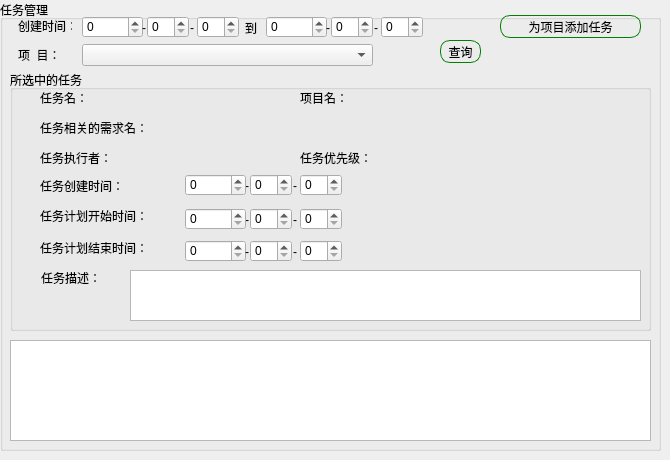
    <widget class="QWidget" name="page_17">
     <widget class="QGroupBox" name="groupBox_17">
      <property name="geometry">
       <rect>
        <x>0</x>
        <y>0</y>
        <width>661</width>
        <height>451</height>
       </rect>
      </property>
      <property name="title">
       <string>任务管理</string>
      </property>
      <widget class="QLabel" name="label_89">
       <property name="geometry">
        <rect>
         <x>190</x>
         <y>20</y>
         <width>16</width>
         <height>16</height>
        </rect>
       </property>
       <property name="text">
        <string>-</string>
       </property>
      </widget>
      <widget class="QSpinBox" name="TaskManagerEndYear">
       <property name="geometry">
        <rect>
         <x>266</x>
         <y>16</y>
         <width>61</width>
         <height>22</height>
        </rect>
       </property>
      </widget>
      <widget class="QSpinBox" name="TaskManagerStartYear">
       <property name="geometry">
        <rect>
         <x>82</x>
         <y>16</y>
         <width>61</width>
         <height>22</height>
        </rect>
       </property>
      </widget>
      <widget class="QLabel" name="label_90">
       <property name="geometry">
        <rect>
         <x>326</x>
         <y>20</y>
         <width>16</width>
         <height>16</height>
        </rect>
       </property>
       <property name="text">
        <string>-</string>
       </property>
      </widget>
      <widget class="QLabel" name="label_91">
       <property name="geometry">
        <rect>
         <x>142</x>
         <y>20</y>
         <width>16</width>
         <height>16</height>
        </rect>
       </property>
       <property name="text">
        <string>-</string>
       </property>
      </widget>
      <widget class="QLabel" name="label_92">
       <property name="geometry">
        <rect>
         <x>374</x>
         <y>20</y>
         <width>16</width>
         <height>16</height>
        </rect>
       </property>
       <property name="text">
        <string>-</string>
       </property>
      </widget>
      <widget class="QSpinBox" name="TaskManagerStartMonth">
       <property name="geometry">
        <rect>
         <x>147</x>
         <y>16</y>
         <width>42</width>
         <height>22</height>
        </rect>
       </property>
      </widget>
      <widget class="QPushButton" name="BtnRequestManagerSelection_2">
       <property name="geometry">
        <rect>
         <x>440</x>
         <y>40</y>
         <width>41</width>
         <height>23</height>
        </rect>
       </property>
       <property name="styleSheet">
        <string notr="true">border: 1px solid green;
border-radius:10px;
</string>
       </property>
       <property name="text">
        <string>查询</string>
       </property>
      </widget>
      <widget class="QSpinBox" name="TaskManagerStartDay">
       <property name="geometry">
        <rect>
         <x>197</x>
         <y>16</y>
         <width>42</width>
         <height>22</height>
        </rect>
       </property>
      </widget>
      <widget class="QSpinBox" name="TaskManagerEndMonth">
       <property name="geometry">
        <rect>
         <x>331</x>
         <y>16</y>
         <width>42</width>
         <height>22</height>
        </rect>
       </property>
      </widget>
      <widget class="QSpinBox" name="TaskManagerEndDay">
       <property name="geometry">
        <rect>
         <x>381</x>
         <y>16</y>
         <width>42</width>
         <height>22</height>
        </rect>
       </property>
      </widget>
      <widget class="QLabel" name="label_94">
       <property name="geometry">
        <rect>
         <x>18</x>
         <y>20</y>
         <width>54</width>
         <height>12</height>
        </rect>
       </property>
       <property name="styleSheet">
        <string notr="true"/>
       </property>
       <property name="text">
        <string>创建时间：</string>
       </property>
      </widget>
      <widget class="QLabel" name="label_107">
       <property name="geometry">
        <rect>
         <x>245</x>
         <y>20</y>
         <width>21</width>
         <height>16</height>
        </rect>
       </property>
       <property name="styleSheet">
        <string notr="true"/>
       </property>
       <property name="text">
        <string>到</string>
       </property>
      </widget>
      <widget class="QTableWidget" name="tableProTask">
       <property name="geometry">
        <rect>
         <x>10</x>
         <y>340</y>
         <width>641</width>
         <height>101</height>
        </rect>
       </property>
      </widget>
      <widget class="QComboBox" name="TaskCombo">
       <property name="geometry">
        <rect>
         <x>82</x>
         <y>44</y>
         <width>291</width>
         <height>22</height>
        </rect>
       </property>
      </widget>
      <widget class="QLabel" name="label_209">
       <property name="geometry">
        <rect>
         <x>18</x>
         <y>49</y>
         <width>54</width>
         <height>12</height>
        </rect>
       </property>
       <property name="styleSheet">
        <string notr="true"/>
       </property>
       <property name="text">
        <string>项  目：</string>
       </property>
      </widget>
      <widget class="QPushButton" name="BtnAddProTask">
       <property name="geometry">
        <rect>
         <x>500</x>
         <y>15</y>
         <width>141</width>
         <height>23</height>
        </rect>
       </property>
       <property name="styleSheet">
        <string notr="true">border: 1px solid green;
border-radius:10px;
</string>
       </property>
       <property name="text">
        <string>为项目添加任务</string>
       </property>
      </widget>
      <widget class="QLabel" name="proTaskInfo">
       <property name="geometry">
        <rect>
         <x>500</x>
         <y>40</y>
         <width>121</width>
         <height>21</height>
        </rect>
       </property>
       <property name="styleSheet">
        <string notr="true">color:rgb(255,0,0);
font: 75 10pt &quot;黑体&quot;;</string>
       </property>
       <property name="text">
        <string/>
       </property>
      </widget>
      <widget class="QGroupBox" name="groupBox_24">
       <property name="geometry">
        <rect>
         <x>10</x>
         <y>70</y>
         <width>641</width>
         <height>261</height>
        </rect>
       </property>
       <property name="title">
        <string>所选中的任务</string>
       </property>
       <widget class="QLabel" name="MonthlyName_5">
        <property name="geometry">
         <rect>
          <x>63</x>
          <y>19</y>
          <width>81</width>
          <height>20</height>
         </rect>
        </property>
        <property name="text">
         <string/>
        </property>
       </widget>
       <widget class="QLabel" name="MonthlyDate_5">
        <property name="geometry">
         <rect>
          <x>213</x>
          <y>18</y>
          <width>91</width>
          <height>20</height>
         </rect>
        </property>
        <property name="text">
         <string/>
        </property>
       </widget>
       <widget class="QSpinBox" name="planEndDayTask">
        <property name="geometry">
         <rect>
          <x>290</x>
          <y>170</y>
          <width>42</width>
          <height>22</height>
         </rect>
        </property>
       </widget>
       <widget class="QLabel" name="label_181">
        <property name="geometry">
         <rect>
          <x>235</x>
          <y>108</y>
          <width>16</width>
          <height>16</height>
         </rect>
        </property>
        <property name="text">
         <string>-</string>
        </property>
       </widget>
       <widget class="QLabel" name="label_182">
        <property name="geometry">
         <rect>
          <x>290</x>
          <y>80</y>
          <width>91</width>
          <height>16</height>
         </rect>
        </property>
        <property name="styleSheet">
         <string notr="true">font: 75 11pt &quot;黑体&quot;;
color:rgb(0, 0, 0);</string>
        </property>
        <property name="text">
         <string>任务优先级：</string>
        </property>
       </widget>
       <widget class="QLabel" name="label_180">
        <property name="geometry">
         <rect>
          <x>30</x>
          <y>80</y>
          <width>91</width>
          <height>16</height>
         </rect>
        </property>
        <property name="styleSheet">
         <string notr="true">font: 75 11pt &quot;黑体&quot;;
color:rgb(0, 0, 0);</string>
        </property>
        <property name="text">
         <string>任务执行者：</string>
        </property>
       </widget>
       <widget class="QSpinBox" name="planStartDayTask">
        <property name="geometry">
         <rect>
          <x>290</x>
          <y>138</y>
          <width>42</width>
          <height>22</height>
         </rect>
        </property>
       </widget>
       <widget class="QSpinBox" name="planEndYearTask">
        <property name="geometry">
         <rect>
          <x>175</x>
          <y>170</y>
          <width>61</width>
          <height>22</height>
         </rect>
        </property>
       </widget>
       <widget class="QSpinBox" name="createMonthTask">
        <property name="geometry">
         <rect>
          <x>240</x>
          <y>104</y>
          <width>42</width>
          <height>22</height>
         </rect>
        </property>
       </widget>
       <widget class="QSpinBox" name="createDayTask">
        <property name="geometry">
         <rect>
          <x>290</x>
          <y>104</y>
          <width>42</width>
          <height>22</height>
         </rect>
        </property>
       </widget>
       <widget class="QLabel" name="label_183">
        <property name="geometry">
         <rect>
          <x>31</x>
          <y>200</y>
          <width>71</width>
          <height>16</height>
         </rect>
        </property>
        <property name="styleSheet">
         <string notr="true">font: 75 11pt &quot;黑体&quot;;
color:rgb(0, 0, 0);</string>
        </property>
        <property name="text">
         <string>任务描述：</string>
        </property>
       </widget>
       <widget class="QLabel" name="label_3">
        <property name="geometry">
         <rect>
          <x>290</x>
          <y>20</y>
          <width>71</width>
          <height>16</height>
         </rect>
        </property>
        <property name="styleSheet">
         <string notr="true">font: 75 11pt &quot;黑体&quot;;
color:rgb(0, 0, 0);</string>
        </property>
        <property name="text">
         <string>项目名：</string>
        </property>
       </widget>
       <widget class="QLabel" name="label_184">
        <property name="geometry">
         <rect>
          <x>30</x>
          <y>20</y>
          <width>71</width>
          <height>16</height>
         </rect>
        </property>
        <property name="styleSheet">
         <string notr="true">font: 75 11pt &quot;黑体&quot;;
color:rgb(0, 0, 0);</string>
        </property>
        <property name="text">
         <string>任务名：</string>
        </property>
       </widget>
       <widget class="QSpinBox" name="planStartMonthTask">
        <property name="geometry">
         <rect>
          <x>240</x>
          <y>138</y>
          <width>42</width>
          <height>22</height>
         </rect>
        </property>
       </widget>
       <widget class="QSpinBox" name="createYearTask">
        <property name="geometry">
         <rect>
          <x>175</x>
          <y>104</y>
          <width>61</width>
          <height>22</height>
         </rect>
        </property>
       </widget>
       <widget class="QLabel" name="label_174">
        <property name="geometry">
         <rect>
          <x>235</x>
          <y>142</y>
          <width>16</width>
          <height>16</height>
         </rect>
        </property>
        <property name="text">
         <string>-</string>
        </property>
       </widget>
       <widget class="QSpinBox" name="planEndMonthTask">
        <property name="geometry">
         <rect>
          <x>240</x>
          <y>170</y>
          <width>42</width>
          <height>22</height>
         </rect>
        </property>
       </widget>
       <widget class="QLabel" name="label_175">
        <property name="geometry">
         <rect>
          <x>235</x>
          <y>174</y>
          <width>16</width>
          <height>16</height>
         </rect>
        </property>
        <property name="text">
         <string>-</string>
        </property>
       </widget>
       <widget class="QLabel" name="label_177">
        <property name="geometry">
         <rect>
          <x>283</x>
          <y>142</y>
          <width>16</width>
          <height>16</height>
         </rect>
        </property>
        <property name="text">
         <string>-</string>
        </property>
       </widget>
       <widget class="QLabel" name="label_178">
        <property name="geometry">
         <rect>
          <x>30</x>
          <y>50</y>
          <width>141</width>
          <height>16</height>
         </rect>
        </property>
        <property name="styleSheet">
         <string notr="true">font: 75 11pt &quot;黑体&quot;;
color:rgb(0, 0, 0);</string>
        </property>
        <property name="text">
         <string>任务相关的需求名：</string>
        </property>
       </widget>
       <widget class="QLabel" name="label_176">
        <property name="geometry">
         <rect>
          <x>30</x>
          <y>138</y>
          <width>141</width>
          <height>16</height>
         </rect>
        </property>
        <property name="styleSheet">
         <string notr="true">font: 75 11pt &quot;黑体&quot;;
color:rgb(0, 0, 0);</string>
        </property>
        <property name="text">
         <string>任务计划开始时间：</string>
        </property>
       </widget>
       <widget class="QLabel" name="label_171">
        <property name="geometry">
         <rect>
          <x>283</x>
          <y>108</y>
          <width>16</width>
          <height>16</height>
         </rect>
        </property>
        <property name="text">
         <string>-</string>
        </property>
       </widget>
       <widget class="QLabel" name="label_179">
        <property name="geometry">
         <rect>
          <x>30</x>
          <y>170</y>
          <width>141</width>
          <height>16</height>
         </rect>
        </property>
        <property name="styleSheet">
         <string notr="true">font: 75 11pt &quot;黑体&quot;;
color:rgb(0, 0, 0);</string>
        </property>
        <property name="text">
         <string>任务计划结束时间：</string>
        </property>
       </widget>
       <widget class="QLabel" name="label_172">
        <property name="geometry">
         <rect>
          <x>30</x>
          <y>108</y>
          <width>141</width>
          <height>16</height>
         </rect>
        </property>
        <property name="styleSheet">
         <string notr="true">font: 75 11pt &quot;黑体&quot;;
color:rgb(0, 0, 0);</string>
        </property>
        <property name="text">
         <string>任务创建时间：</string>
        </property>
       </widget>
       <widget class="QSpinBox" name="planStartYearTask">
        <property name="geometry">
         <rect>
          <x>175</x>
          <y>138</y>
          <width>61</width>
          <height>22</height>
         </rect>
        </property>
       </widget>
       <widget class="QLabel" name="label_173">
        <property name="geometry">
         <rect>
          <x>283</x>
          <y>174</y>
          <width>16</width>
          <height>16</height>
         </rect>
        </property>
        <property name="text">
         <string>-</string>
        </property>
       </widget>
       <widget class="QTextBrowser" name="describeTask">
        <property name="geometry">
         <rect>
          <x>120</x>
          <y>200</y>
          <width>511</width>
          <height>51</height>
         </rect>
        </property>
       </widget>
       <widget class="QLabel" name="nameTask">
        <property name="geometry">
         <rect>
          <x>90</x>
          <y>20</y>
          <width>191</width>
          <height>20</height>
         </rect>
        </property>
        <property name="styleSheet">
         <string notr="true">font: 75 11pt &quot;黑体&quot;;
text-decoration: underline;</string>
        </property>
        <property name="text">
         <string/>
        </property>
       </widget>
       <widget class="QLabel" name="proNameTask">
        <property name="geometry">
         <rect>
          <x>350</x>
          <y>20</y>
          <width>191</width>
          <height>20</height>
         </rect>
        </property>
        <property name="styleSheet">
         <string notr="true">font: 75 11pt &quot;黑体&quot;;
text-decoration: underline;</string>
        </property>
        <property name="text">
         <string/>
        </property>
       </widget>
       <widget class="QLabel" name="TaskRequest1">
        <property name="geometry">
         <rect>
          <x>170</x>
          <y>50</y>
          <width>191</width>
          <height>20</height>
         </rect>
        </property>
        <property name="styleSheet">
         <string notr="true">font: 75 11pt &quot;黑体&quot;;
text-decoration: underline;</string>
        </property>
        <property name="text">
         <string/>
        </property>
       </widget>
       <widget class="QLabel" name="ExectorTask">
        <property name="geometry">
         <rect>
          <x>120</x>
          <y>80</y>
          <width>161</width>
          <height>20</height>
         </rect>
        </property>
        <property name="styleSheet">
         <string notr="true">font: 75 11pt &quot;黑体&quot;;
text-decoration: underline;</string>
        </property>
        <property name="text">
         <string/>
        </property>
       </widget>
       <widget class="QLabel" name="PriorityTask">
        <property name="geometry">
         <rect>
          <x>380</x>
          <y>80</y>
          <width>161</width>
          <height>20</height>
         </rect>
        </property>
        <property name="styleSheet">
         <string notr="true">font: 75 11pt &quot;黑体&quot;;
text-decoration: underline;</string>
        </property>
        <property name="text">
         <string/>
        </property>
       </widget>
      </widget>
     </widget>
    </widget>
